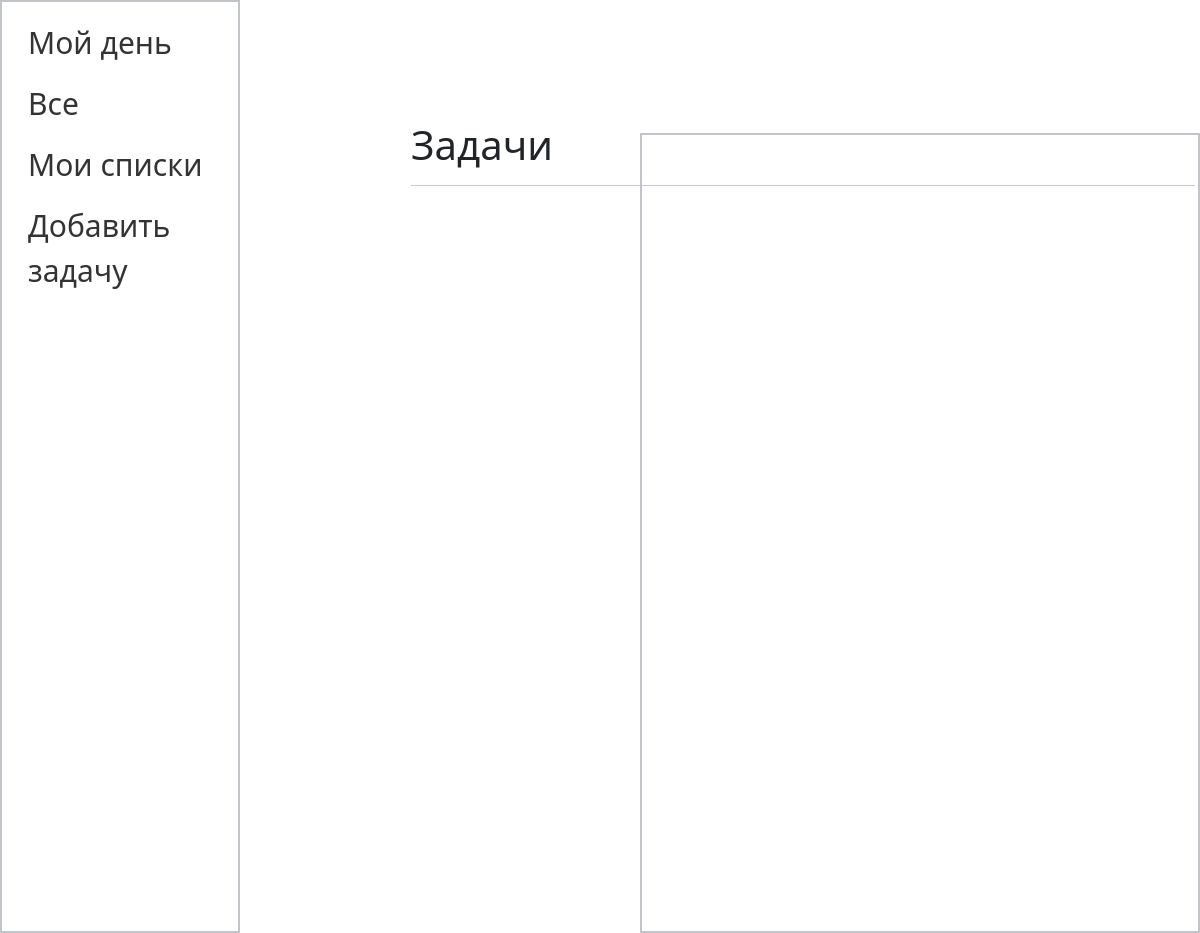
Before: /webapp/task/8/ with the older database file.
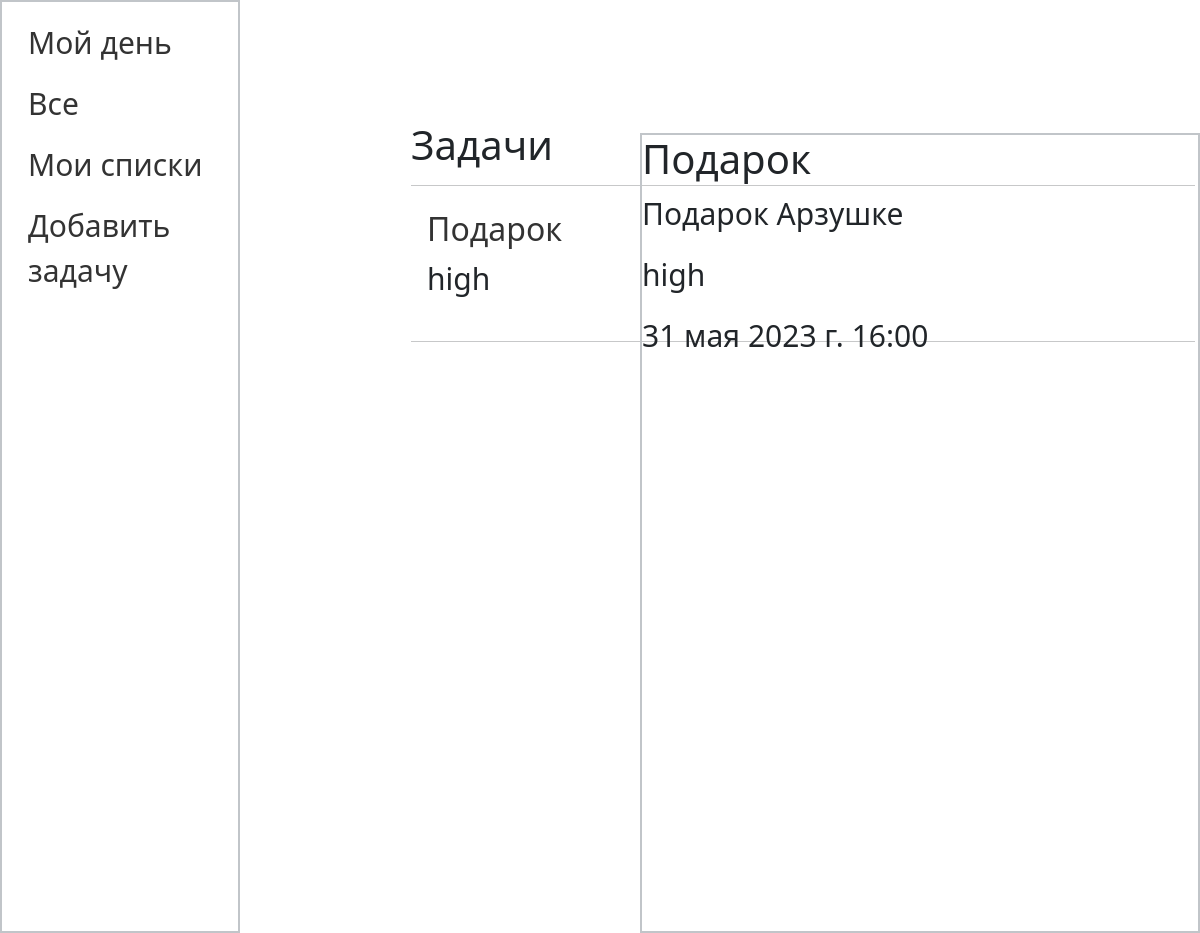
After: the same page with the newer database file.
### webapp/models.py (models this page shows, shortened)
class Task(models.Model):
    title = models.CharField(max_length=255, verbose_name='Заголовок')
    content = models.TextField(blank=True, verbose_name='Описание')
    priority_choices = [
        ('low', 'Низкий'),
        ('medium', 'Средний'),
        ('high', 'Высокий')
    ]
    priority = models.CharField(max_length=10, choices=priority_choices, verbose_name='Приоритет')
    due_date = models.DateTimeField(verbose_name='Срок выполнения')
    my_day = models.BooleanField(max_length=10, blank=True, verbose_name='Мой день')
    class Meta:
        verbose_name = 'Задачи'
        verbose_name_plural = 'Задачи'
        ordering = ['due_date']
    def get_absolute_url(self):
        return reverse('content', kwargs={'task_id': self.pk})

### webapp/views.py (the view)
# urls.py: path('/task/<int:task_id>/', Content.as_view(), name='content'),
class Content(ListView):
    model = Task
    template_name = 'webapp/content.html'
    pk_url_kwarg = 'task_id'
    context_object_name = 'tasks'
    def get_queryset(self):
        task_id = self.kwargs.get('task_id')
        return Task.objects.filter(id=task_id)
    def get_context_data(self, *, object_list=None, **kwargs):
        context = super().get_context_data(**kwargs)
        context['menu'] = menu
        context['title'] = 'Задачи'
        return context

### webapp/templates/webapp/content.html (shortened to what this page needs)
{% extends 'webapp/tasklayout.html' %}
{% block tasks %}
<div class="tasks">
    <h1>{{title}}</h1>
    <hr style="min-width: 98vh;">
    <ul>
       {% for t in tasks %}
        <li>
            <a href="{{ t.get_absolute_url }}"><h2>{{ t.title }}</h2></a>
            <p>{{ t.priority }}</p>
        </li>
        <hr style="min-width: 98vh;">
        {% endfor %}
    </ul>
</div>
{% endblock tasks %}
{% block content %}
    {% for t in tasks %}
        <h1>{{ t.title }}</h1>
        <p class="task-info">{{ t.content }}</p>
        <p class="task-info">{{ t.priority }}</p>
        <p class="task-info">{{ t.due_date }}</p>
    {% endfor %}
{% endblock content %}

Changed rows visible on the page:
added Task: title "Подарок", priority "high", content "Подарок Арзушке", due_date "31 мая 2023 г. 16:00"
